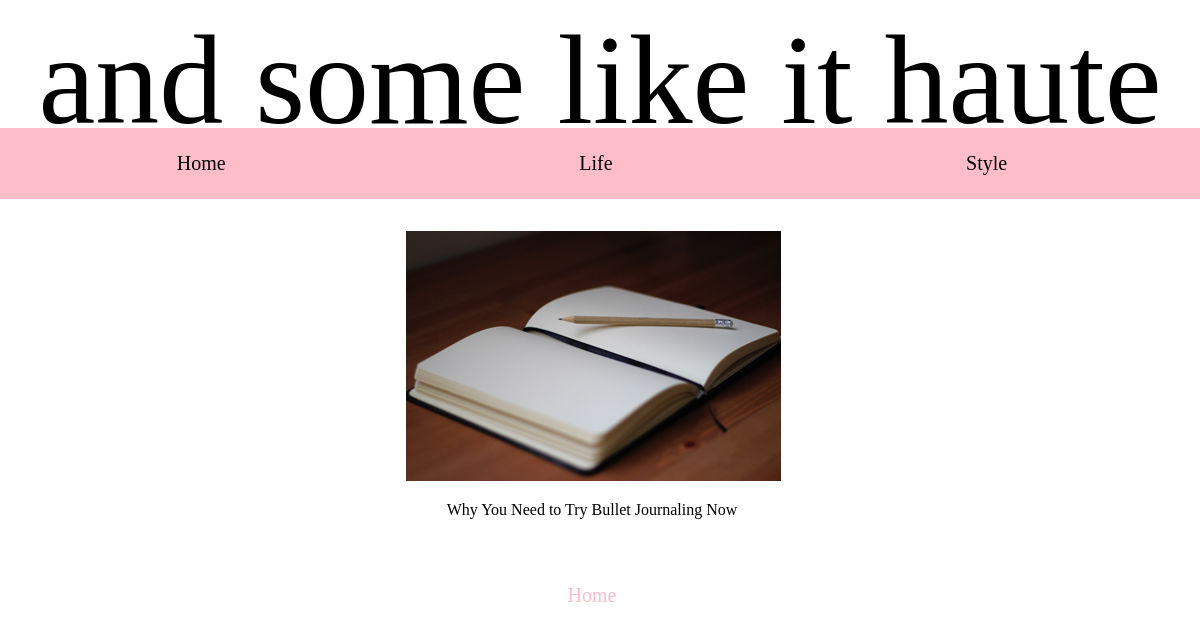
Page /php/life.php on the committed database.
### tables this page shows
CREATE TABLE `pages` (
  `id` int(11) NOT NULL,
  `title` varchar(50) NOT NULL
);

CREATE TABLE `master` (
  `id` int(11) NOT NULL,
  `type` varchar(50) NOT NULL,
  `category` varchar(50) NOT NULL,
  `date` date NOT NULL,
  `title` varchar(120) NOT NULL,
  `image` varchar(80) NOT NULL,
  `alt` varchar(50) NOT NULL,
  `body` text NOT NULL
);

### php/life.php (the view, shortened to what this page needs)
<?php require_once 'config.php';
?>
<!DOCTYPE html>
<html>
<?php include 'nav.php'; ?>
<div class="content-wrapper">
<?php
$query = "SELECT * FROM master where category = 'life'";
$result = mysqli_query($connection, $query);
while ($row = mysqli_fetch_assoc($result)) { ?>
<div class="content">
  <img src="<?php echo $row['image']; ?>"
    alt="<?php echo $row['alt']; ?>"/>
  <p class="content-title">
    <?php echo $row['title']; ?>
  </p>
</div>
<?php }
?>
</div>
    <?php include 'footer.php'; ?>
  </body>
  </html>

### php/nav.php (shortened to what this page needs)
<?php require 'config.php';
?>
<head>
  <link rel="stylesheet" type="text/css" href="../css/normalize.css">
  <link rel="stylesheet" type="text/css" href="../css/master.css">
</head>
<body>
<h1>and some like it haute</h1>
<div class="topnav">
<div class="row">
  <ul class="nav-pages">
    <?php
      $query = "SELECT id, title FROM pages WHERE title = 'Home' or title = 'Life' or title = 'Style'";
      $result = mysqli_query($connection, $query);
      while ($row = mysqli_fetch_assoc($result)) {
        $title = strtolower($row['title']);
        echo "<li class=\"nav-item\">";
        echo "<a href=\"" . $title . ".php?id={$row['id']}\">";
        echo $row['title'];
        echo "</a>";
        echo "</li>";
      }
    ?>
    </ul>
</div>
</div>

### php/footer.php (shortened to what this page needs)
<?php require 'config.php';
?>
<div class="footer">
  <div class="row">
    <ul class="footer-pages">
      <?php
      $query = "SELECT id, title FROM pages WHERE title = 'Home'";
      $result = mysqli_query($connection, $query);
      while ($row = mysqli_fetch_assoc($result)) {
        echo "<li class=\"footer-item\">";
        echo "<a href=\"home.php?id={$row['id']}\">";
        echo $row['title'];
        echo "</a>";
        echo "</li>";
      }
      ?>
    </ul>

### css/master.css (style rules this page uses)
* { box-sizing:border-box; }
html { font-size: 100%; }
body { margin: 0; width: 100%; }
a { text-decoration: none; color: black; }
h1 { display: flex; flex-wrap: nowrap; justify-content: center; font-family: "p22-zaner-pro-one", serif; font-size: 700%; text-align: center; font-weight: 200; margin: 0px; width: 100%; line-height: 6rem; }
@media screen and (min-width: 50rem) { h1 { font-size: 800%; padding-top: 2rem; } }
div.topnav { height: auto; width: 100%; }
ul.nav-pages { list-style: none; text-decoration: none; -webkit-padding-start: 0; -moz-padding-start:0; text-align: center; align-items: center; font-family: "essonnes-display", serif; font-size: 125%; margin: 0px; width: 100%; }
.nav-item { padding-top: .5rem; padding-bottom: .5rem; }
li.nav-item a { text-decoration: none; color:black; }
@media (min-width: 50rem) { div.topnav { background-color: #ffbdc9; } }
@media (min-width: 50rem) { .topnav .row { flex-direction: row; } }
@media (min-width: 50rem) { .nav-pages { list-style: none; text-decoration: none; display: flex; margin: 0; overflow: hidden; flex-wrap:nowrap; justify-content: space-around; align-items: center; align-self: center; font-family: "essonnes-display", serif; font-size: 125%; padding: 1rem; color:black; padding: 1rem 1rem; width: 100%; } }
.content { display:block; flex-grow: 1; flex-shrink: 1; flex-basis: auto; margin: 1rem; padding-right: 1rem; width:100%; height:auto; align-items: center; }
.content-wrapper { display: block; flex-wrap: wrap; justify-content: center; align-content: center; margin: 1rem 1rem; }
@media screen and (min-width:1100px) { .content-wrapper { display: flex; } }
@media screen and (min-width:1100px) { .content { max-width: 33.3%; flex-wrap: nowrap; align-items: flex-start; } }
@media screen and (min-width:1100px) { .content-title { width: auto; text-align: left; } }
.content-title { color:black; text-align: center; }
p { width: 100%; font-family: "essonnes-display", serif; font-weight: 100; }
ul.footer-pages { list-style: none; text-decoration: none; -webkit-padding-start: 0; -moz-padding-start:0; text-align: center; align-items: center; font-family: "essonnes-display", serif; font-size: 125%; margin: 0px; color: #ffbdc9; }
li.footer-item a { text-decoration: none; color: #ffbdc9; }
ul { -webkit-padding-start: 0px; }
.footer-item { padding-top: .5rem; padding-bottom: .5rem; }
@media (min-width: 50rem) { .footer-pages { list-style: none; text-decoration: none; display: flex; flex-flow: row wrap; margin: 0; overflow: hidden; justify-content: center; font-family: "essonnes-display", serif; font-size: 75%; padding: 1rem 1rem; width: 100%; } }
@media (min-width: 50rem) { .footer-item { padding: 0 1.5rem; } }

### rows in the picture
pages: title "Home"
pages: title "Life"
pages: title "Style"
master: image (picture), title "Why You Need to Try Bullet Journaling Now"
